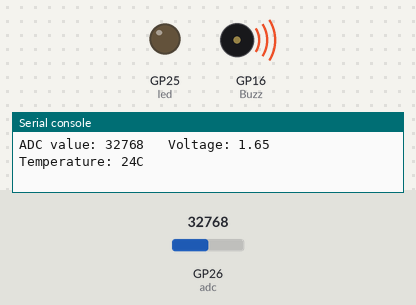
The program below on a simulated Raspberry Pi Pico running MicroPython. Shown: output pins drawn as LEDs (lit = HIGH), buzzer (waves = sounding), the last lines printed to the serial console. Inputs (shaded band) come from the test bench; at power-on: GP26 (adc) = 32768 (analog values on the 0–65535 scale). At 8.0 s the program stops and its outputs stay as they are.

Above: at 1.2 s.
1.3 s: GP26 (adc) set to 28704
3.2 s: GP26 (adc) set to 26800
At 4.9 s:
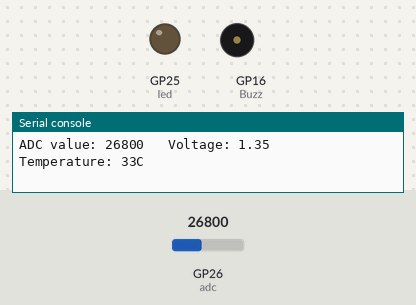
5.5 s: GP26 (adc) set to 32767
At 6.5 s:
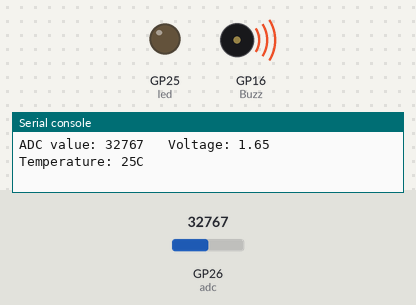
7.5 s: GP26 (adc) set to 0
At 9.2 s:
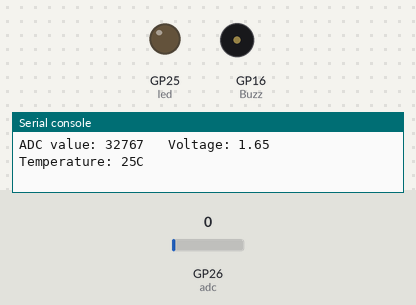
Timing chart, 0 to 9.5 s (numbered marks = the images above; inputs shaded):
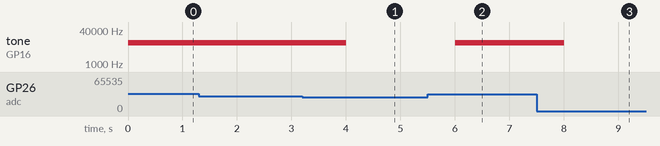

The program:

11.1_Thermometer.py
```python
from machine import Pin, ADC, PWM
import time
import math

#Set ADC
adc=ADC(26)
led = Pin(25, Pin.OUT)
pwm = PWM(Pin(15))
pwm.freq(10000)
Buzz = PWM(Pin(16))
Buzz.freq(10000)
try:
    while True:
        adcValue = adc.read_u16()
        val = 0
        led.value(val)
        Buzz.duty_u16(adcValue)
        voltage = adcValue / 65535.0 * 3.3
        Rt = 10 * voltage / (3.3-voltage)
        tempK = (1 / (1 / (273.15+25) + (math.log(Rt/10)) / 3950))
        tempC = int(tempK - 273.15)
        tempL = 2 ** int(tempC / 2)
        Buzz.duty_u16(tempL)
        pwm.duty_u16(tempL)
        print("ADC value:", adcValue, "  Voltage: %0.2f"%voltage,
              "  Temperature: " + str(tempC) + "C")
        time.sleep(1)
        val = 1
        led.value(val)

except:
    pass
```

Measured:
- the behaviour switches between 27840 and 27824 on GP26 (adc) (found by bisection; images 0 and 1)
- after the input at 3.2 s, tone on GP16 (Buzz): 10000 Hz → silent after 0.80 s
- after the input at 5.5 s, tone on GP16 (Buzz): silent → 10000 Hz after 0.51 s
- after the input at 7.5 s, tone on GP16 (Buzz): 10000 Hz → silent after 0.51 s
